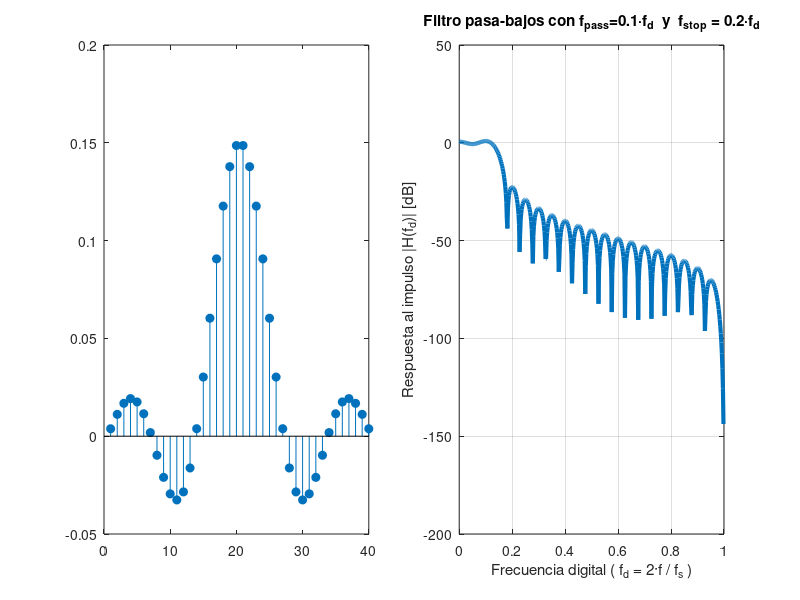
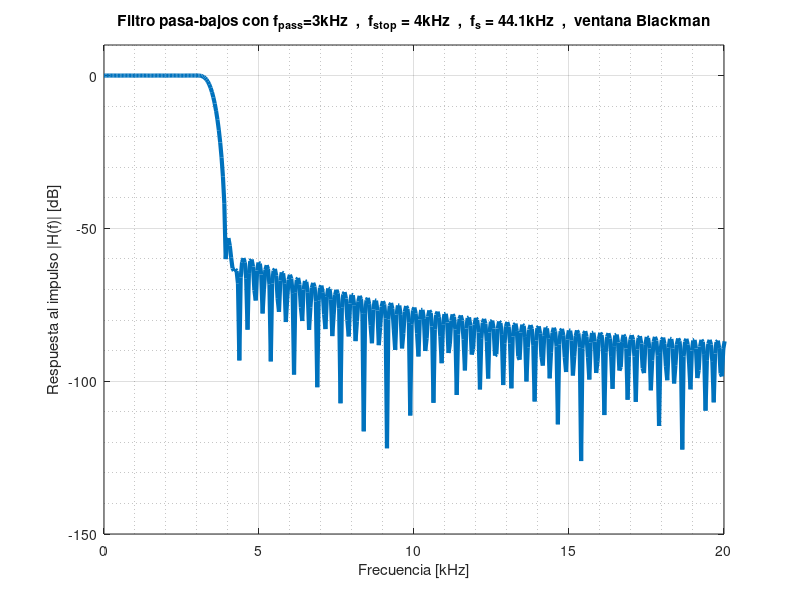

Source code (MATLAB) for these figures, in order:
% <------- Guia 4 - Ejercicio 2 ----------->

clc; % borra la consola
clear all; % borra todas las variables
close all; % cierra las ventanas de imagen
pkg load control; % paquete con 'mag2db'
pkg load signal; % ventanas


%%%%%%%%%%%
% punto 1 %
%%%%%%%%%%%

% especificaciones:
fpass = 0.1; % \  banda de transicion
fstop = 0.2; % /
% ventana rectangular

ft = (fstop + fpass) / 2; % frecuencia de corte ideal
B = fstop - fpass; % ancho de banda de transicion
M = 4/B; % cantidad de taps - para ventana rectangular -> Ancho de lobulo principal = 4/M
n = (0 : (M-1)); % elementos del vector h_sinc

h_sinc = ft * sinc (ft * (n - ((M-1)/2))); % funcion sinc del filtro
h = h_sinc .* (rectwin (M))'; % se aplica la ventana rectangular, no tiene ningun efecto porque es un vector de unos
% nota se hace la transpuesta porque la funcion de ventana devuelve un arreglo de M x 1, y nuestro vector es de 1 x M

figure(1, 'name','Guia 4 ejercicio 2.1','Units','normalized','Position',[0 0 1 1]); % pantalla completa
subplot(1,2,1);  % subplot (filas, columnas, indice)
stem (h,'fill');

H = fft(h,1000);  % calcula la FFT con 1000 puntos de frecuencia, completa con ceros
Hdb = mag2db( abs( H(1:500) ) ); % convierte a dB el valor absoluto de las muestras de f positiva
fd = (0 : 1/500 : 1-(1/500) ); % vector con los valores de frecuencia digital fd = 2f / fs
% ^ ^
% | |  me parece que es de 0 a 499

subplot(1,2,2);
plot (fd, Hdb, 'linewidth', 3); % grafica la respuesta en frecuencia
xlabel ('Frecuencia digital ( f_d = 2·f / f_s )'); % etiqueta eje X
ylabel ('Respuesta al impulso |H(f_d)| [dB]');  % etiqueta eje y
title ('Filtro pasa-bajos con f_{pass}=0.1·f_d  y  f_{stop} = 0.2·f_d'); % titulo
grid on;

%%%%%%%%%%%
% punto 2 %
%%%%%%%%%%%

clear all; % borra todas las variables

% especificaciones:
fs = 44100; % [Hz] frecuencia de muestreo
fpass_hz = 3000; % [Hz] ^\__banda e transicion
fstop_hz = 4000; % [Hz] _/
Rp = 0.5; % [dB] (max) mag2db(db2mag(0.5)-1) -> ans = -24.546  [dB]
Sba = 50; % [dB] (min) - 50 [dB] es la condicion mas exigente
% minima cantidad de taps

% se elige la ventana hamming - Amplitud el pico mayor: -53 dB

fpass = 2 * fpass_hz / fs; %'^\_se convierte a frecuencias digitales
fstop = 2 * fstop_hz / fs; % _/
ft = (fstop + fpass) / 2; % frecuencia de corte ideal
B = fstop - fpass; % ancho de banda de transicion
M = ceil(8/B); % cantidad de taps para ventana hamming -> Ancho de lobulo principal = 8/M
% ceil (x) redondea al entero mayor o igual, mas cercano a 'x'
n = (0 : (M-1)); % elementos del vector h_sinc

h_sinc = ft * sinc (ft * (n - ((M-1)/2))); % funcion sinc del filtro
h = h_sinc .* (hamming (M))'; % enventanado - se multiplica elemento a elemento

H = fft(h,1000);  % calcula la FFT con 1000 puntos de frecuencia, completa con ceros
Hdb = mag2db( abs( H(1:500) ) ); % convierte a dB el valor absoluto de las muestras de f positiva
frec = (0 : fs/1000 : ((fs/2)-(fs/1000)) ) / 1000; % vector con los valores de frecuencia en kHZ
% ^ ^
% | |  me parece que es de 0 a 999

figure(2, 'name','Guia 4 ejercicio 2.2','Units','normalized','Position',[0 0 .5 1]); % mitad de pantalla
plot (frec, Hdb, 'linewidth', 3); % grafica la respuesta en frecuencia
axis([0 20 -150 10]); % limites de los ejes
xlabel ('Frecuencia [kHz]'); % etiqueta eje X
ylabel ('Respuesta al impulso |H(f)| [dB]');  % etiqueta eje y
title ('Filtro pasa-bajos con f_{pass}=3kHz  ,  f_{stop} = 4kHz  ,  f_s = 44.1kHz  ,  ventana Blackman'); % titulo
grid on;
grid minor on;
